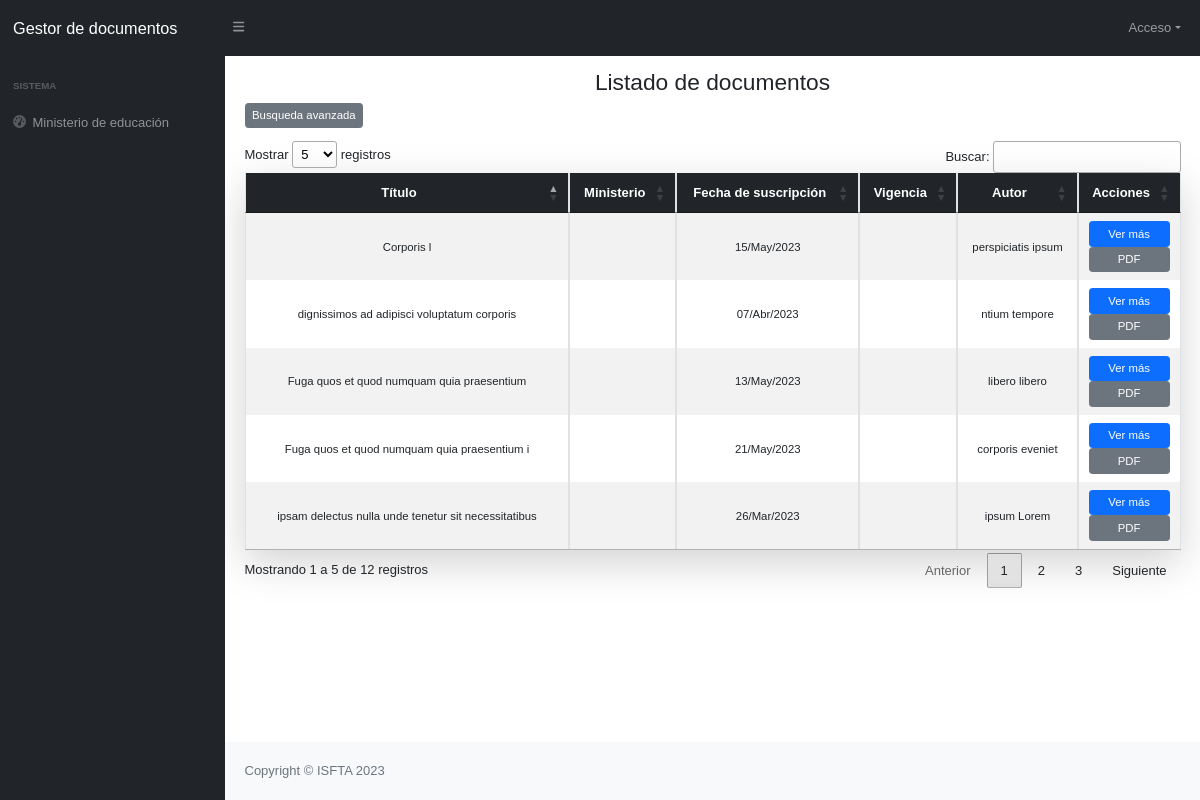
The page / on the database its author committed.
### tables this page shows
CREATE TABLE `documento` (
  `id` int(11) NOT NULL,
  `titulo` varchar(255) NOT NULL,
  `expediente` varchar(100) NOT NULL,
  `mencionResponsabilidad_id` int(11) NOT NULL,
  `fechaSuscripcion` varchar(60) NOT NULL,
  `descripfisica_id` int(11) NOT NULL,
  `notas_id` int(11) NOT NULL,
  `terminoPropuesto` varchar(200) NOT NULL,
  `ubicacion_id` int(11) NOT NULL,
  `responsable` varchar(150) NOT NULL,
  `autorInstitucional` varchar(150) DEFAULT NULL,
  `terminoControlado` varchar(150) DEFAULT NULL,
  `archivoAdjunto` varchar(255) NOT NULL,
  `status` int(11) NOT NULL DEFAULT 1
);

### controllers/Documento.php (called while the page is built, shortened)
<?php
    class DocumentoController
    {
        private $documento;
        public function __construct()
        {
            require_once 'models/DocumentoModel.php';
            $this->documento = new DocumentoModel;
        }
        public function index()
        {
            $data['titulo']="Listado de documentos";
            $data['documentos']=$this->documento->getDocumentos();
            require_once 'views/documentos/documentos.php';
        }
    }

### assets/config/Database.php (called while the page is built)
<?php
    class Database
    {
        public static function conectar()
        {
            $dns="mysql:host=" . DB_HOST .";dbname=" . DB_NAME . ";charset=" . DB_CHARSET;
            $options=[
                PDO::ATTR_ERRMODE => PDO::ERRMODE_EXCEPTION,
                PDO::ATTR_EMULATE_PREPARES => false
            ];
            try {
                $conn=new PDO($dns,DB_USERNAME,DB_PASSWORD,$options);
                return $conn;
            } catch (PDOException $e) {
                echo "ERROR: " . $e->getMessage() . '<br>';
                exit;
            }
        }
    }

### models/DocumentoModel.php (called while the page is built, shortened)
<?php
    class DocumentoModel
    {
        private $db;
        public function __construct()
        {
            $this->db = Database::conectar();
        }
        public function getDocumentos()
        {
            $sentencia=$this->db->query("CALL sp_select_documentos()");
            $response=$sentencia->fetchAll(PDO::FETCH_ASSOC);
            return $response;
        }
    }

### assets/config/functions.php (called while the page is built, shortened)
<?php
    function modificarFecha($fecha)
    {
        $fecha=str_replace('-','/',date('d-m-Y',strtotime($fecha)));
        if(str_contains($fecha,'/01')){
            $fecha= str_replace('/01','/Ene',$fecha);
        }
        if(str_contains($fecha,'/03')){
            $fecha= str_replace('/03','/Mar',$fecha);
        }
        if(str_contains($fecha,'/04')){
            $fecha= str_replace('/04','/Abr',$fecha);
        }
        if(str_contains($fecha,'/05')){
            $fecha= str_replace('/05','/May',$fecha);
        }
        if(str_contains($fecha,'/11')){
            $fecha= str_replace('/11','/Nov',$fecha);
        }
        return $fecha;
    }

### views/documentos/documentos.php (the view, shortened to what this page needs)
<?php require_once 'views/templates/header.php'; ?>
        <div class="row my-3">
            <div class="col-12">
                <h2 class="text-center lead fs-3"><?= $data['titulo'] ?></h2>
                <a name="" id="" class="btn btn-secondary btn-sm" href="index.php?c=Documento&m=search" role="button">Busqueda avanzada</a>
            </div>
        </div>
        <div class="row my-3">
            <div class="col-12">
                    <div class="table-responsive-sm">
                        <table class="table table-striped table-bordered shadow-lg table-sm" style="width:100%">
                            <thead class="bg-dark text-white">
                                <tr>
                                    <th class="text-center align-middle" scope="col">Título</th>
                                    <th class="text-center align-middle" scope="col">Ministerio</th>
                                    <th class="text-center align-middle" scope="col">Fecha de suscripción</th>
                                    <th class="text-center align-middle" scope="col">Vigencia</th>
                                    <th class="text-center align-middle" scope="col">Autor</th>
                                    <th class="text-center align-middle" scope="col" style="width: 100;">Acciones</th>
                                </tr>
                            </thead>
                            <tbody>
                                    <?php foreach($data['documentos'] as $documento): ?>
                                        <tr class="">
                                            <td class="text-center align-middle" scope="row"><small><?= $documento['titulo']; ?></small></td>
                                            <td class="text-center align-middle"><small><?= $documento['ministerio']; ?></small></td>
                                            <td class="text-center align-middle"><small><?= modificarFecha($documento['fechaSuscripcion']); ?></small></td>
                                            <td class="text-center align-middle"><small><?= $documento['vigencia']; ?></small></td>
                                            <td class="text-center align-middle"><small><?= $documento['autor']; ?></small></td>
                                            <td class="text-center align-middle">
                                                <a name="" id="" class="btn btn-primary btn-sm d-block" href="index.php?c=Documento&m=show&id=<?= $documento['idDocumento'];?>&token=<?= hash_hmac('sha1',$documento['idDocumento'],KEY_TOKEN); ?>" role="button">Ver más</a>
                                                <a name="" id="" class="btn btn-secondary btn-sm px-4 d-block" href="assets/archivos/<?= $documento['archivoAdjunto']; ?>" target="_BLANK" role="button">PDF</a>
                                            </td>
                                        </tr>
                                    <?php endforeach ?>
                            </tbody>
                        </table>
                    </div>
            </div>
        </div>
<?php require_once 'views/templates/footer.php'; ?>

### index.php (shortened to what this page needs)
<?php
    require_once 'assets/config/Database.php';
    require_once 'assets/config/functions.php';
    require_once 'controllers/Documento.php';
    if(!empty($_GET['c'])){
        $controlador=cargarControlador($_GET['c']);
        if(isset($_GET['m'])){
            if(isset($_GET['id'])){
                if(isset($_GET['token'])){
                    cargarMetodo($controlador,$_GET['m'],$_GET['id'],$_GET['token']);
                }else{
                    cargarMetodo($controlador,$_GET['m'],$_GET['id']);
                }
            }else{
                cargarMetodo($controlador,$_GET['m']);
            }
        }else{
            cargarMetodo($controlador,METODO_PRINCIPAL);
        }
    }else{
        $controlador=cargarControlador(CONTROLADOR_PRINCIPAL);
        $controlador->{METODO_PRINCIPAL}();
    }

### views/templates/header.php (shortened to what this page needs)
<!DOCTYPE html>
<html lang="es">
<head>
    <link href="css/style.min.css" rel="stylesheet" />
    <link href="css/styles.css" rel="stylesheet" />
    <link rel="stylesheet" href="css/boxicons.min.css">
    <link rel="stylesheet" href="css/jquery.dataTables.min.css">
    <link rel="stylesheet" href="css/customStyle.css">
</head>
<body class="sb-nav-fixed">
    <nav class="sb-topnav navbar navbar-expand navbar-dark bg-dark">
        <a class="navbar-brand ps-3" href="index.php">Gestor de documentos</a>
        <button class="btn btn-link btn-sm order-1 order-lg-0 me-4 me-lg-0" id="sidebarToggle" href="#!"><i
                class="fas fa-bars"></i></button>
        <ul class="navbar-nav ms-auto ms-auto me-0 me-md-3 my-2 my-md-0">
            <li class="nav-item dropdown">
            <?php if(isset($_SESSION['usuario']) && $_SESSION['usuario'] == "Administrador"):?>
                    <a class="nav-link dropdown-toggle" id="navbarDropdown" href="#" role="button" data-bs-toggle="dropdown"
                    aria-expanded="false">Administrador</a>
            <?php else: ?>
                    <a class="nav-link dropdown-toggle" id="navbarDropdown" href="#" role="button" data-bs-toggle="dropdown"
                    aria-expanded="false">Acceso</a>
            <?php endif ?>
            </li>
        </ul>
    </nav>
    <div id="layoutSidenav">
        <div id="layoutSidenav_nav">
            <nav class="sb-sidenav accordion sb-sidenav-dark" id="sidenavAccordion">
                <div class="sb-sidenav-menu">
                    <div class="nav">
                        <div class="sb-sidenav-menu-heading">Sistema</div>
                            <a class="nav-link" href="index.php">
                                <div class="sb-nav-link-icon"><i class="fas fa-tachometer-alt"></i></div>
                                Ministerio de educación
                            </a>
                    </div>
                </div>
            </nav>
        </div>
        <div id="layoutSidenav_content">
            <main>
                <div class="container-fluid px-4">

### views/templates/footer.php (shortened to what this page needs)
</div>
            </main>
            <footer class="py-4 bg-light mt-auto">
                <div class="container-fluid px-4">
                    <div class="d-flex align-items-center justify-content-between small">
                        <div class="text-muted">Copyright &copy; ISFTA 2023</div>
                    </div>
                </div>
            </footer>
        </div>
    </div>
</body>
</html>

### css/customStyle.css (style rules this page uses)
*, *::after, *::before { font-family: Verdana, Geneva, Tahoma, sans-serif; font-size: 13px; }

### rows shown on the page
documento: titulo "Fuga quos et quod numquam quia praesentium", fechaSuscripcion "13/May/2023", autor "libero libero"
documento: titulo "Fuga quos et quod numquam quia praesentium i", fechaSuscripcion "21/May/2023", autor "corporis eveniet"
documento: titulo "dignissimos ad adipisci voluptatum corporis", fechaSuscripcion "07/Abr/2023", autor "ntium tempore"
documento: titulo "Corporis l", fechaSuscripcion "15/May/2023", autor "perspiciatis ipsum"
documento: titulo "ipsam delectus nulla unde tenetur sit necessitatibus", fechaSuscripcion "26/Mar/2023", autor "ipsum Lorem"

### other values the page prints
$data['titulo'] "Listado de documentos"
